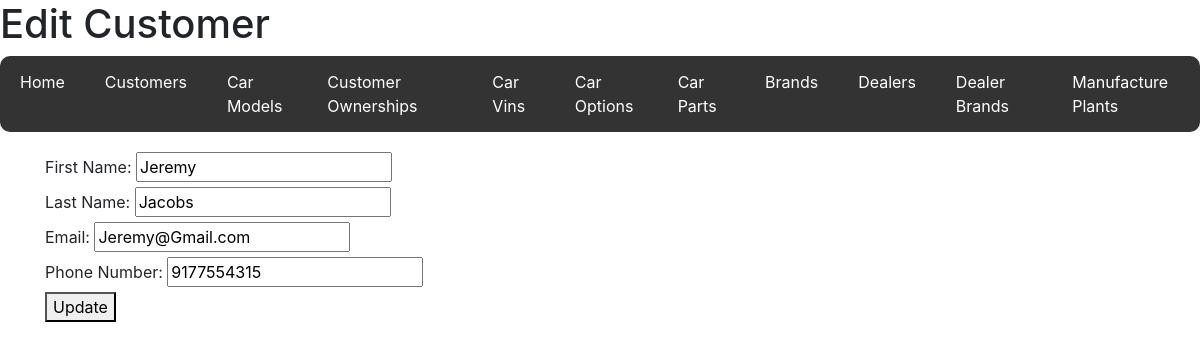
Screenshot of /customer/1 with the database file from the repository.
### code/models.py (models this page shows)
class Customer(db.Model):
    __tablename__ = "Customers"
    customer_id = db.Column(db.Integer, primary_key=True)
    first_name = db.Column(db.String(50))
    last_name = db.Column(db.String(50))
    gender = db.Column(db.String(6))
    household_income = db.Column(db.Integer)
    birthdate = db.Column(db.Date)
    phone_number = db.Column(db.String(10))
    email = db.Column(db.String(128))
    ownerships = db.relationship(
        "CustomerOwnership", back_populates="customer", cascade="all, delete-orphan"
    )

### code/routes/customers.py (the view, shortened to what this page needs)
@customers_bp.route("/customer/<int:customer_id>", methods=["GET", "POST"])
def view_customer(customer_id):
    customer = Customer.query.get_or_404(customer_id)
    return render_template("customer_form.html", customer=customer)

### code/templates/customer_form.html (shortened to what this page needs)
{% extends 'base.html' %}  {% block header %}
<h1>{% if customer %}Edit{% else %}New{% endif %} Customer</h1>
{% endblock %} {% block content %}
<form
  action="{% if customer %}{{ url_for('customers.view_customer', customer_id=customer.customer_id) }}{% else %}{{ url_for('customers.new_customer') }}{% endif %}"
  method="POST"
>
  <label for="first_name">First Name:</label>
  <input
    type="text"
    id="first_name"
    name="first_name"
    value="{{ customer.first_name if customer else '' }}"
    required
  /><br />
  <label for="last_name">Last Name:</label>
  <input
    type="text"
    id="last_name"
    name="last_name"
    value="{{ customer.last_name if customer else '' }}"
    required
  /><br />
  <label for="email">Email:</label>
  <input
    type="email"
    id="email"
    name="email"
    value="{{ customer.email if customer else '' }}"
    required
  /><br />
  <label for="phone_number">Phone Number:</label>
  <input
    type="text"
    id="phone_number"
    name="phone_number"
    value="{{ customer.phone_number if customer else '' }}"
  /><br />
  <button type="submit">
    {% if customer %}Update{% else %}Create{% endif %}
  </button>
</form>
{% endblock %}

### rows the page displays
Customer: first_name "Jeremy", last_name "Jacobs", email "Jeremy@Gmail.com", phone_number "9177554315"
